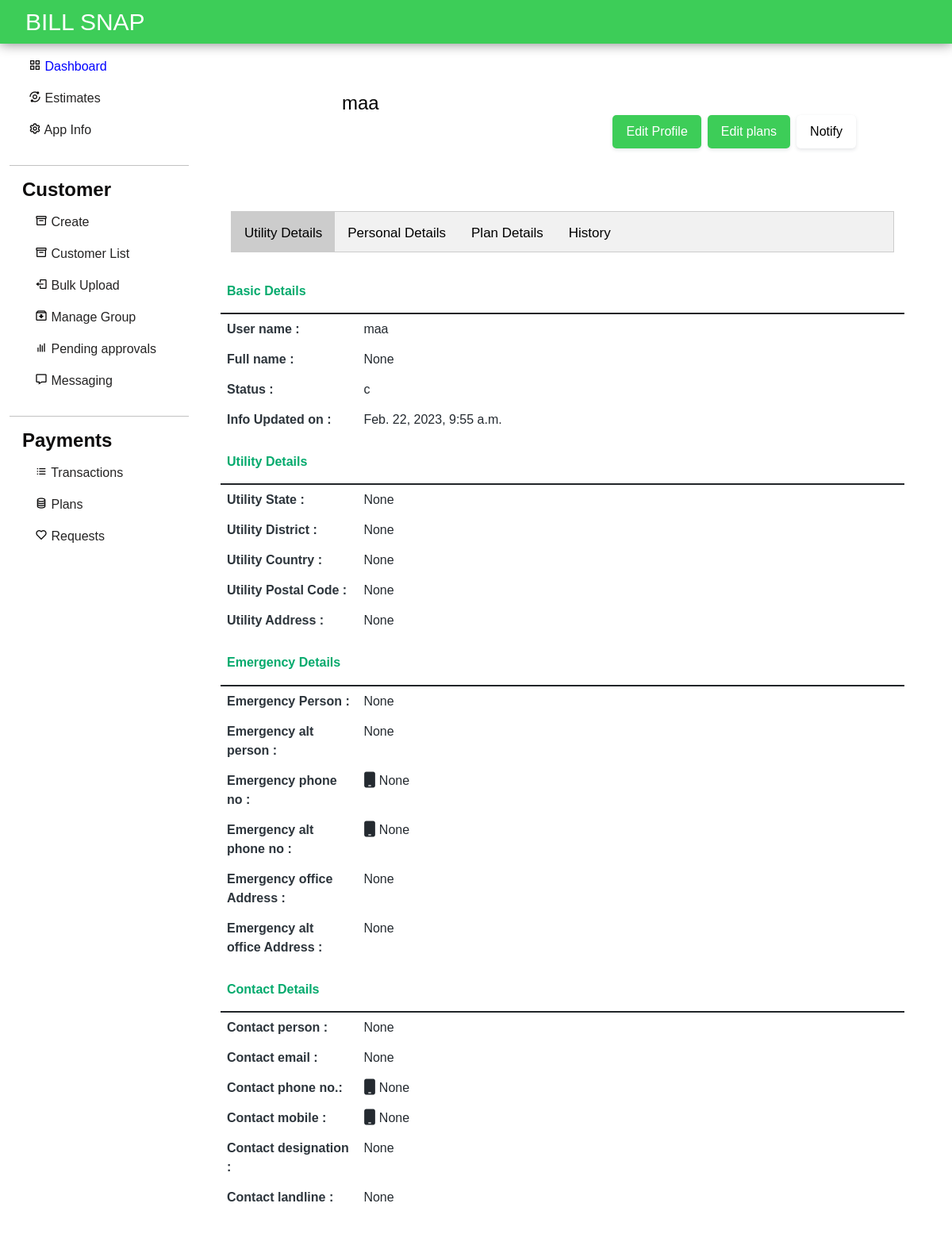
Screenshot of /account/helo/maa/1/ with the database file from the repository.
### accounts/models.py (models this page shows, shortened)
class Profile(models.Model):
    user = models.OneToOneField(User, on_delete=models.CASCADE, related_name='profile')
    apps=models.ManyToManyField(applists,related_name='apps')
    status = models.CharField(choices=status_choices, max_length=20, default='c')
    full_name = models.CharField(max_length=100, blank=True, null=True)
    utility_name = models.CharField(max_length=200, null=True, blank=True)
    utility_short_name= models.CharField(max_length=50, null=True, blank=True)
    utility_state= models.CharField(max_length=50, null=True, blank=True)
    utility_district= models.CharField(max_length=50, null=True, blank=True)
    utility_country= models.CharField(max_length=50, null=True, blank=True)
    utility_postalcode= models.CharField(max_length=20, null=True, blank=True)
    utility_address=models.TextField(max_length=200, null=True, blank=True)
    contact_person= models.CharField(max_length=200, null=True, blank=True)
    contact_email = models.EmailField(max_length=50, null=True, blank=True)
    contact_phnum = models.CharField(max_length=15, null=True, blank=True)
    contact_mobile= models.CharField(max_length=15, null=True, blank=True)
    contact_designation= models.CharField(max_length=100, null=True, blank=True)
    contact_landline= models.CharField(max_length=20, null=True, blank=True)
    emergency_person=models.CharField(max_length=200, null=True, blank=True)
    emergency_altperson=models.CharField(max_length=200, null=True, blank=True)
    emergency_mobile=models.CharField(max_length=200, null=True, blank=True)
    emergency_altmobile=models.CharField(max_length=200, null=True, blank=True)
    emergency_officeaddress=models.TextField(max_length=200,null=True,blank=True)
    emergency_altofficeaddress=models.TextField(max_length=200,null=True,blank=True)
    info_created_at = models.DateTimeField(auto_now_add=True)
    info_updated_at = models.DateTimeField(auto_now=True)
    se_coins= models.IntegerField(null=True, default=999, blank=True)
    slug = models.SlugField(max_length=200, editable=False, null=True, blank=True)
    admin=models.BooleanField(default=False)
    plans = models.ManyToManyField(Plan)
    plan_active = models.BooleanField(default=False)
    paid = models.BooleanField(default=False)
    def __str__(self):
        return str(self.user)

### accounts/views.py (the view)
# urls.py: path('<str:slug>/<str:userslug>/<int:billing_slug>/', acc_views.ShowProfile.as_view(), name='show-profile'),
class ShowProfile(DetailView):
    model = Profile
    template_name = 'myprofile.html'
    def get_object(self, *args, **kwargs):
        return get_object_or_404(Profile,slug = self.kwargs['userslug'])
    def get_context_data(self, *args, **kwargs):
        context = super(ShowProfile, self).get_context_data(*args, **kwargs)
        page_profile = get_object_or_404(Profile, slug=self.kwargs['userslug'])
        print(page_profile)
        context['profile'] = page_profile
        context['updateform'] = UpdateUserPlanForm(appslug=self.kwargs['slug'])
        context['plan'] = page_profile.plans.filter(app__slug=self.kwargs['slug']).first()
        print(context['plan'])
        context['notification_form'] = NotificationForm()
        context['slug'] = self.kwargs['slug']
        context['userslug'] = self.kwargs['userslug']
        app = applists.objects.filter(slug=self.kwargs['slug']).first()
        plans = Plan.objects.filter(app=app)
        context['plans'] = plans
        context['billing_slug'] = self.kwargs['billing_slug']
        if self.request.user==page_profile.user:
            self.template_name = 'myprofile.html'
        elif self.request.user!=page_profile.user or self.request.user.is_anonymous:
            self.template_name = 'myprofile.html'
        return context

### plans/models.py (called while the page is built)
    def __str__(self):
        return f"[{self.title}] Plan at [Rs.{self.price}] for [{self.duration} days] in [{self.app.appname}]"

### templates/myprofile.html (shortened to what this page needs)
{% load static %}
{% load crispy_forms_tags %}
<!DOCTYPE html>
<html lang="en">
<head>
	<link href="https://cdn.jsdelivr.net/npm/bootstrap@5.1.3/dist/css/bootstrap.min.css" rel="stylesheet"
 />
	<link href='https://unpkg.com/boxicons@2.0.7/css/boxicons.min.css' rel='stylesheet'>
	<link rel="stylesheet" href="https://cdnjs.cloudflare.com/ajax/libs/font-awesome/6.1.1/css/all.min.css" />
	<link rel="stylesheet" href="{% static 'assets/styles.css'%}">
</head>
<body>
	{% include "dashnav.html" %}
	<div class="main mx-auto">
		<div class="row">
			{% include "dashsidebar.html" %}
			<div class="col-md-7  flex-md-fill m-3">
				{% include 'messages.html' %}
				<div class="col right create-customer ps-0 pe-4 me-2" id="">
					<div class="profile">
						<div class="profile-header">
							<div class="profile-header-content d-flex">
								<div class="flex-fill flex-start">
									<div class="profile-header-img">
									</div>
									<div class="profile-header-info">
										<h4 class="m-t-10 m-b-5" style="color: black;">{{profile.user.username}} </h4>
									</div>
								</div>
								<div class="d-flex align-items-center justify-content-end me-5">
									<div class="bs-primary py-2 px-3" type="button" data-bs-toggle="modal"
										data-bs-target="#staticBackdrop">Edit Profile</div>
									<div class="bs-primary  py-2 px-3 mx-2" type="button" data-bs-toggle="modal"
										data-bs-target="#staticBackdrop1">Edit plans</div>
									<div class="bs-primary bs-secondary py-2 px-3 " type="button" data-bs-toggle="modal"
										data-bs-target="#staticBackdrop2">Notify</div>
								</div>
							</div>
						</div>
					</div>
					<div class="profile-content">
						<div class="tab-content p-0">
							<div class="tab-pane fade in active show" id="profile-about">
								<div class="tab">
									<button class="tablinks" onclick="openCity(event, 'London')"
										id="defaultOpen">Utility Details</button>
									<button class="tablinks" onclick="openCity(event, 'Paris')">Personal
										Details</button>
									<button class="tablinks" onclick="openCity(event, 'Tokyo')">Plan Details</button>
									<button class="tablinks" onclick="openCity(event, 'Canada')">History</button>
								</div>
							</div>
						</div>
					</div>
					<div id="London" class="tabcontent">
						<div class="table-responsive">
							<table class="table table-profile">
								<thead>
									<td>
										<h6>Basic Details</h6>
									</td>
								</thead>
								<tbody>
									<tr class="field">
										<td class="field">User name :</td>
										<td>{{profile.user.username}}</td>
									</tr>
									<tr>
										<td class="field">Full name :</td>
										<td>{{profile.full_name}}</td>
									</tr>
									<tr>
										<td class="field">Status :</td>
										<td>{{profile.status}}</td>
									</tr>
									<tr>
										<td class="field">Info Updated on :</td>
										<td> {{profile.info_updated_at}}</td>
									</tr>
								</tbody>
							</table>
							<table class="table table-profile">
								<thead>
									<td>
										<h6>Utility Details</h6>
									</td>
								</thead>
								<tbody>
									<tr class="field">
										<td class="field">Utility State :</td>
										<td>{{ profile.utility_state }}</td>
									</tr>
									<tr>
										<td class="field">Utility District :</td>
										<td>{{ profile.utility_district }}</td>
									</tr>
									<tr>
										<td class="field">Utility Country :</td>
										<td>{{ profile.utility_country }}</td>
									</tr>
									<tr>
										<td class="field">Utility Postal Code :</td>
										<td> {{ profile.utility_postalcode }}</td>
									</tr>
									<tr>
										<td class="field">Utility Address :</td>
										<td>{{ profile.utility_address }}</td>
									</tr>
								</tbody>
							</table>
							<table class="table table-profile">
								<thead>
									<td>
										<h6>Emergency Details</h6>
									</td>
								</thead>
								<tbody>
									<tr class="field">
										<td class="field">Emergency Person :</td>
										<td>{{ profile.emergency_person }}</td>
									</tr>
									<tr>
										<td class="field">Emergency alt person :</td>
										<td>{{ profile.emergency_altperson }}</td>
									</tr>
									<tr>
										<td class="field">Emergency phone no :</td>
										<td><i class="fa fa-mobile fa-lg m-r-5"></i> {{ profile.emergency_mobile }}</td>
									</tr>
									<tr>
										<td class="field">Emergency alt phone no :</td>
										<td><i class="fa fa-mobile fa-lg m-r-5"></i> {{ profile.emergency_altmobile }}</td>
									</tr>
									<tr>
										<td class="field">Emergency office Address :</td>
										<td>{{ profile.emergency_officeaddress }}</td>
									</tr>
									<tr>
										<td class="field">Emergency alt office Address :</td>
										<td>{{ profile.emergency_altofficeaddress }} </td>
									</tr>
								</tbody>
							</table>
							<table class="table table-profile">
								<thead>
									<td>
										<h6>Contact Details</h6>
									</td>
								</thead>
								<tbody>
									<tr class="field">
										<td class="field">Contact person :</td>
										<td>{{ profile.contact_person }}</td>
									</tr>
									<tr>
										<td class="field">Contact email :</td>
										<td>{{ profile.contact_email }}</td>
									</tr>
									<tr>
										<td class="field">Contact phone no.:</td>
										<td><i class="fa fa-mobile fa-lg m-r-5"></i> {{ profile.contact_phnum }}</td>
									</tr>
									<tr>
										<td class="field">Contact mobile :</td>
										<td><i class="fa fa-mobile fa-lg m-r-5"></i> {{ profile.contact_mobile }}</td>
									</tr>
									<tr>
										<td class="field">Contact designation :</td>
										<td>{{ profile.contact_designation }}</td>
									</tr>
									<tr>
										<td class="field">Contact landline :</td>
										<td>{{ profile.contact_landline }}</td>
									</tr>
								</tbody>
							</table>
						</div>
					</div>
				</div>
			</div>
		</div>
	</div>
</body>
</html>

### static/assets/styles.css (style rules this page uses)
body { background: white; }
button { height: 50px; }
html, body { height: 100%; }
body { background: #e5e5e566; }
.main { padding-top: 55px; width: 100%; height: 100%; justify-content: flex-start; max-height: 100vh; }
.right { padding-left: 1rem; padding-right: 1rem; min-height: calc(100vh - 60px); overflow-x: hidden; }
@media (min-width: 767px) { .main { top: 55px; } }
* { box-sizing: border-box; }
.right { padding-left: 1rem; padding-right: 1rem; min-height: calc(100vh - 100px); overflow-x: hidden; }
body { font-family: Arial, Helvetica, sans-serif; }
body { margin-top: 20px; background: #f5f5f5; }
h1, h2, h3, h4, h5, h6 { margin: 0 0 10px; font-weight: 600; }
body { margin-top: 20px; }
body { margin-top: 20px; background: white; }
.profile-header { position: relative; overflow: hidden; }
.profile-header .profile-header-content { padding: 25px; }
.profile-header-img { float: left; width: 120px; height: 120px; overflow: hidden; position: relative; z-index: 10; margin: 0 0 -20px; padding: 3px; border-radius: 4px; background: #fff; }
.profile-header-info h4 { font-weight: 500; color: #fff; }
.profile-header-img + .profile-header-info { margin-left: 140px; }
.profile-header .profile-header-content, .profile-header .profile-header-tab { position: relative; }
.profile-content { padding: 25px; border-radius: 4px; }
.profile-content:after, .profile-content:before { content: ""; display: table; clear: both; }
.profile-content .tab-content, .profile-content .tab-pane { background: 0 0; }
.table.table-profile > thead h6 { color: #04aa6d; }
.table.table-profile > tbody > tr > td, .table.table-profile > thead > tr > th { border: none; padding-top: 7px; padding-bottom: 7px; color: #242a30; background: 0 0; }
.table.table-profile > tbody > tr > td.field { width: 20%; text-align: left; font-weight: 600; color: #2d353c; }
body { overflow-x: hidden; }
.bs-primary { all: unset; background: #3dcd58; color: white; box-shadow: 0px 0px 1px rgb(40 41 61 / 4%), 0px 2px 4px rgb(96 97 112 / 16%); border: 1px solid transparent; border-radius: 5px; }
.bs-secondary { background: white; color: black; }

### templates/myprofile.html (style rules this page uses)
body { font-family: Arial; }
.tab { overflow: hidden; border: 1px solid #ccc; background-color: #f1f1f1; }
.tab button { background-color: inherit; float: left; border: none; outline: none; cursor: pointer; padding: 14px 16px; transition: 0.3s; font-size: 17px; }
.tab button.active { background-color: #ccc; }
.tabcontent { display: none; padding: 6px 12px; }

### rows the page displays
Profile: user.username "maa", full_name "None", status "c", info_updated_at "Feb. 22, 2023, 9:55 a.m.", utility_state "None", utility_district "None", utility_country "None", utility_postalcode "None", utility_address "None", emergency_person "None", emergency_altperson "None", emergency_mobile "None", emergency_altmobile "None", emergency_officeaddress "None", emergency_altofficeaddress "None", contact_person "None", contact_email "None", contact_phnum "None", contact_mobile "None", contact_designation "None", contact_landline "None"
